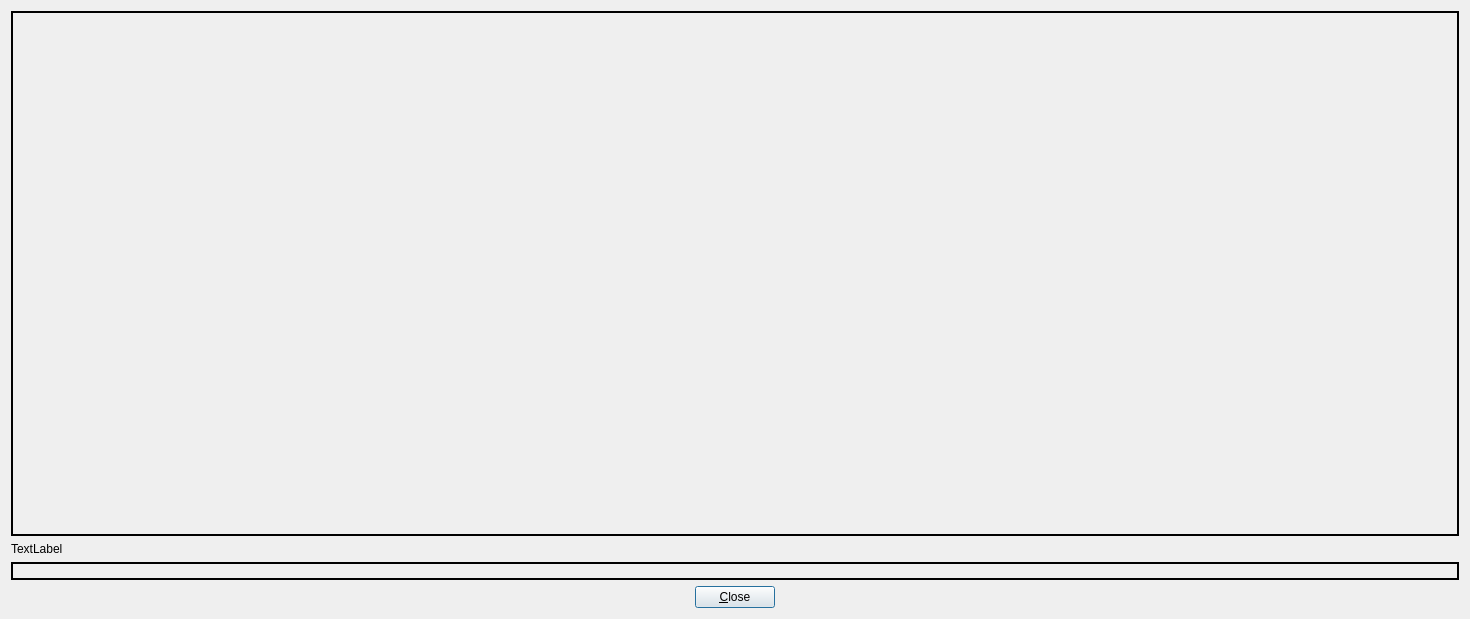
<?xml version="1.0" encoding="UTF-8"?>
<ui version="4.0">
 <class>lqAboutDialog</class>
 <widget class="QDialog" name="lqAboutDialog">
  <property name="geometry">
   <rect>
    <x>0</x>
    <y>0</y>
    <width>1470</width>
    <height>619</height>
   </rect>
  </property>
  <property name="sizePolicy">
   <sizepolicy hsizetype="Preferred" vsizetype="Preferred">
    <horstretch>0</horstretch>
    <verstretch>0</verstretch>
   </sizepolicy>
  </property>
  <property name="windowTitle">
   <string>About ...</string>
  </property>
  <property name="windowIcon">
   <iconset>
    <normaloff>../logo.ico</normaloff>../logo.ico</iconset>
  </property>
  <property name="sizeGripEnabled">
   <bool>false</bool>
  </property>
  <property name="modal">
   <bool>true</bool>
  </property>
  <layout class="QVBoxLayout" name="verticalLayout">
   <item>
    <widget class="QLabel" name="splashLabel">
     <property name="sizePolicy">
      <sizepolicy hsizetype="MinimumExpanding" vsizetype="MinimumExpanding">
       <horstretch>50</horstretch>
       <verstretch>50</verstretch>
      </sizepolicy>
     </property>
     <property name="toolTip">
      <string notr="true"/>
     </property>
     <property name="frameShape">
      <enum>QFrame::Box</enum>
     </property>
     <property name="lineWidth">
      <number>2</number>
     </property>
     <property name="text">
      <string notr="true"/>
     </property>
     <property name="pixmap">
      <pixmap resource="lvResources.qrc">:/lvResources/Images/About.png</pixmap>
     </property>
     <property name="scaledContents">
      <bool>true</bool>
     </property>
    </widget>
   </item>
   <item>
    <widget class="QLabel" name="copyrightLabel">
     <property name="text">
      <string>TextLabel</string>
     </property>
     <property name="openExternalLinks">
      <bool>true</bool>
     </property>
    </widget>
   </item>
   <item>
    <widget class="QLabel" name="detailsLabel">
     <property name="frameShape">
      <enum>QFrame::Box</enum>
     </property>
     <property name="lineWidth">
      <number>2</number>
     </property>
     <property name="text">
      <string/>
     </property>
     <property name="textFormat">
      <enum>Qt::RichText</enum>
     </property>
     <property name="alignment">
      <set>Qt::AlignJustify|Qt::AlignVCenter</set>
     </property>
     <property name="wordWrap">
      <bool>true</bool>
     </property>
     <property name="margin">
      <number>2</number>
     </property>
     <property name="openExternalLinks">
      <bool>true</bool>
     </property>
    </widget>
   </item>
   <item>
    <layout class="QHBoxLayout" name="horizontalLayout">
     <item>
      <widget class="QPushButton" name="closeButton">
       <property name="sizePolicy">
        <sizepolicy hsizetype="Fixed" vsizetype="Fixed">
         <horstretch>0</horstretch>
         <verstretch>0</verstretch>
        </sizepolicy>
       </property>
       <property name="text">
        <string>&amp;Close</string>
       </property>
       <property name="default">
        <bool>true</bool>
       </property>
      </widget>
     </item>
    </layout>
   </item>
  </layout>
 </widget>
 <resources>
  <include location="lvResources.qrc"/>
 </resources>
 <connections/>
</ui>
